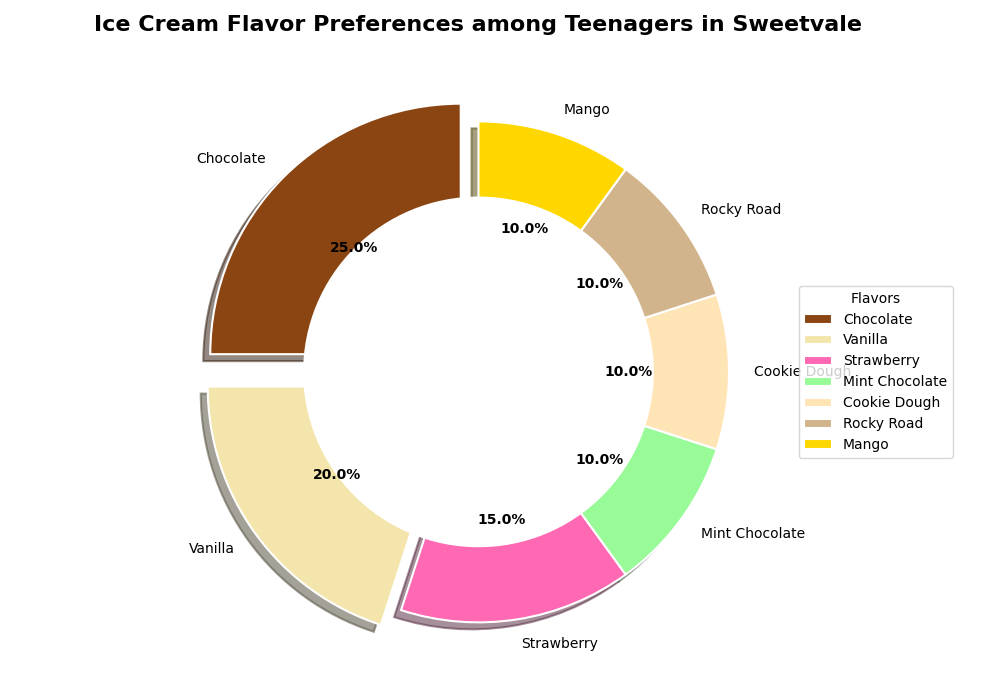

The script that drew this image:
import matplotlib.pyplot as plt
import numpy as np

# Data for the pie chart
flavors = ['Chocolate', 'Vanilla', 'Strawberry', 'Mint Chocolate', 'Cookie Dough', 'Rocky Road', 'Mango']
popularity = [25, 20, 15, 10, 10, 10, 10]

# Colors for each flavor
colors = ['#8B4513', '#F3E5AB', '#FF69B4', '#98FB98', '#FFE4B5', '#D2B48C', '#FFD700']

# Explode the 'Chocolate' and 'Vanilla' slices for emphasis
explode = (0.1, 0.1, 0, 0, 0, 0, 0)

# Create the figure and axis
fig, ax = plt.subplots(figsize=(10, 7))

# Plot donut chart
wedges, texts, autotexts = ax.pie(
    popularity, 
    labels=flavors, 
    autopct='%1.1f%%', 
    startangle=90, 
    colors=colors, 
    explode=explode,
    shadow=True,
    textprops=dict(color="black"),
    wedgeprops=dict(edgecolor='w', linewidth=1.5)
)

# Customizing text inside the wedges
plt.setp(autotexts, size=10, weight="bold")

# Create the donut hole by plotting a white circle in the center
centre_circle = plt.Circle((0, 0), 0.70, fc='white')
ax.add_artist(centre_circle)

# Title and legend setup
ax.set_title(
    "Ice Cream Flavor Preferences among Teenagers in Sweetvale", 
    fontsize=16, fontweight='bold', pad=20
)
ax.legend(
    wedges, flavors, title="Flavors", loc="center left", 
    bbox_to_anchor=(1, 0, 0.5, 1)
)

# Improve layout
plt.tight_layout()

# Display the plot
plt.show()
